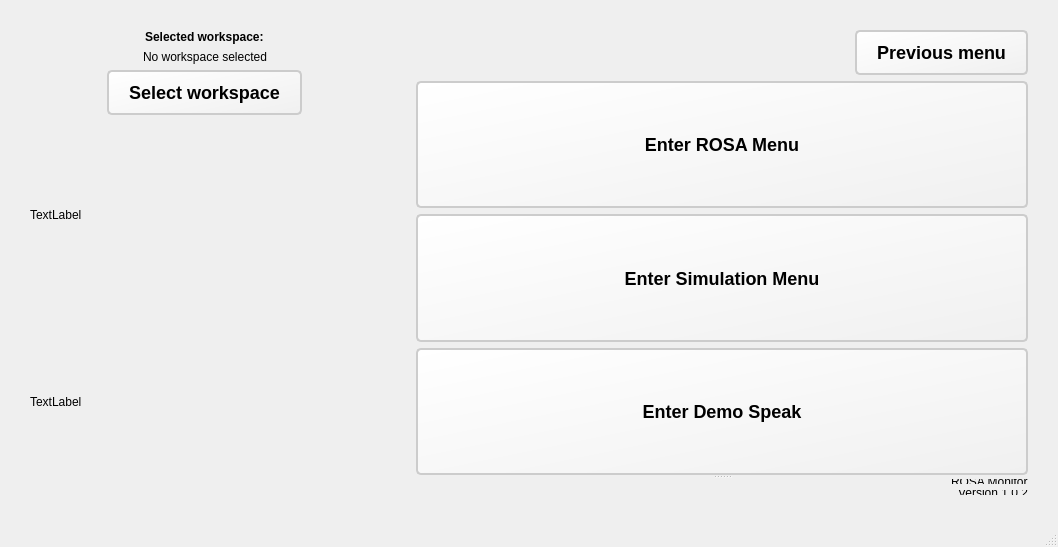
<?xml version="1.0" encoding="UTF-8"?>
<ui version="4.0">
 <class>MainWindow</class>
 <widget class="QMainWindow" name="MainWindow">
  <property name="geometry">
   <rect>
    <x>0</x>
    <y>0</y>
    <width>1058</width>
    <height>547</height>
   </rect>
  </property>
  <property name="sizePolicy">
   <sizepolicy hsizetype="Minimum" vsizetype="Minimum">
    <horstretch>0</horstretch>
    <verstretch>0</verstretch>
   </sizepolicy>
  </property>
  <property name="windowTitle">
   <string>MainWindow</string>
  </property>
  <widget class="QWidget" name="centralwidget">
   <layout class="QHBoxLayout" name="horizontalLayout_3">
    <property name="leftMargin">
     <number>30</number>
    </property>
    <property name="topMargin">
     <number>30</number>
    </property>
    <property name="rightMargin">
     <number>30</number>
    </property>
    <property name="bottomMargin">
     <number>30</number>
    </property>
    <item>
     <layout class="QVBoxLayout" name="verticalLayout_3">
      <property name="rightMargin">
       <number>15</number>
      </property>
      <item alignment="Qt::AlignHCenter">
       <widget class="QLabel" name="label_3">
        <property name="sizePolicy">
         <sizepolicy hsizetype="Preferred" vsizetype="Maximum">
          <horstretch>0</horstretch>
          <verstretch>0</verstretch>
         </sizepolicy>
        </property>
        <property name="text">
         <string>&lt;html&gt;&lt;head/&gt;&lt;body&gt;&lt;p&gt;&lt;span style=&quot; font-weight:600;&quot;&gt;Selected workspace:&lt;/span&gt;&lt;/p&gt;&lt;/body&gt;&lt;/html&gt;</string>
        </property>
       </widget>
      </item>
      <item alignment="Qt::AlignHCenter">
       <widget class="QLabel" name="workspace_selected">
        <property name="sizePolicy">
         <sizepolicy hsizetype="Preferred" vsizetype="Maximum">
          <horstretch>0</horstretch>
          <verstretch>0</verstretch>
         </sizepolicy>
        </property>
        <property name="text">
         <string>No workspace selected</string>
        </property>
       </widget>
      </item>
      <item alignment="Qt::AlignHCenter">
       <widget class="QPushButton" name="select_workspace_button">
        <property name="sizePolicy">
         <sizepolicy hsizetype="Maximum" vsizetype="Maximum">
          <horstretch>0</horstretch>
          <verstretch>0</verstretch>
         </sizepolicy>
        </property>
        <property name="styleSheet">
         <string notr="true">QPushButton {
    font-family: &quot;Times New Roman&quot;;
    font-size: 18px;  /* Fuente más grande (18px) */
    font-weight: bold;
    border: 2px solid #ccc;  /* Borde gris claro */
    border-radius: 5px;  /* Bordes ligeramente redondeados */
    padding: 10px 20px;  /* Relleno alrededor del texto */
    background: qlineargradient(x1:0, y1:0, x2:1, y2:1, stop:0 white, stop:1 #f0f0f0);  /* Degradado de blanco a gris claro */
    color: black;  /* Texto negro */
}</string>
        </property>
        <property name="text">
         <string>Select workspace</string>
        </property>
       </widget>
      </item>
      <item>
       <layout class="QVBoxLayout" name="verticalLayout_5">
        <property name="spacing">
         <number>0</number>
        </property>
        <property name="sizeConstraint">
         <enum>QLayout::SetMaximumSize</enum>
        </property>
        <item>
         <widget class="QLabel" name="imgETSIDI">
          <property name="sizePolicy">
           <sizepolicy hsizetype="Ignored" vsizetype="Ignored">
            <horstretch>0</horstretch>
            <verstretch>0</verstretch>
           </sizepolicy>
          </property>
          <property name="maximumSize">
           <size>
            <width>350</width>
            <height>350</height>
           </size>
          </property>
          <property name="text">
           <string>TextLabel</string>
          </property>
         </widget>
        </item>
        <item>
         <widget class="QLabel" name="imgUPM">
          <property name="sizePolicy">
           <sizepolicy hsizetype="Ignored" vsizetype="Ignored">
            <horstretch>0</horstretch>
            <verstretch>0</verstretch>
           </sizepolicy>
          </property>
          <property name="maximumSize">
           <size>
            <width>350</width>
            <height>350</height>
           </size>
          </property>
          <property name="text">
           <string>TextLabel</string>
          </property>
         </widget>
        </item>
       </layout>
      </item>
     </layout>
    </item>
    <item>
     <layout class="QVBoxLayout" name="verticalLayout_4">
      <property name="leftMargin">
       <number>15</number>
      </property>
      <item>
       <layout class="QHBoxLayout" name="horizontalLayout_2">
        <item>
         <spacer name="horizontalSpacer">
          <property name="orientation">
           <enum>Qt::Horizontal</enum>
          </property>
          <property name="sizeType">
           <enum>QSizePolicy::Preferred</enum>
          </property>
          <property name="sizeHint" stdset="0">
           <size>
            <width>40</width>
            <height>20</height>
           </size>
          </property>
         </spacer>
        </item>
        <item alignment="Qt::AlignRight">
         <widget class="QPushButton" name="previousMenuButton">
          <property name="sizePolicy">
           <sizepolicy hsizetype="Maximum" vsizetype="Fixed">
            <horstretch>0</horstretch>
            <verstretch>0</verstretch>
           </sizepolicy>
          </property>
          <property name="contextMenuPolicy">
           <enum>Qt::NoContextMenu</enum>
          </property>
          <property name="styleSheet">
           <string notr="true">QPushButton {
    font-family: &quot;Times New Roman&quot;;
    font-size: 18px;  /* Fuente más grande (18px) */
    font-weight: bold;
    border: 2px solid #ccc;  /* Borde gris claro */
    border-radius: 5px;  /* Bordes ligeramente redondeados */
    padding: 10px 20px;  /* Relleno alrededor del texto */
    background: qlineargradient(x1:0, y1:0, x2:1, y2:1, stop:0 white, stop:1 #f0f0f0);  /* Degradado de blanco a gris claro */
    color: black;  /* Texto negro */
}

QPushButton:checked {
    border-color: green;  /* Borde verde cuando esté marcado */
    background-color: lightgreen;  /* Fondo verde claro cuando esté marcado */
}
</string>
          </property>
          <property name="text">
           <string>Previous menu</string>
          </property>
         </widget>
        </item>
       </layout>
      </item>
      <item>
       <widget class="QSplitter" name="splitter">
        <property name="orientation">
         <enum>Qt::Vertical</enum>
        </property>
        <widget class="QWidget" name="layoutWidget_3">
         <layout class="QVBoxLayout" name="verticalLayout">
          <item>
           <widget class="QPushButton" name="RosaButton">
            <property name="sizePolicy">
             <sizepolicy hsizetype="Preferred" vsizetype="Preferred">
              <horstretch>0</horstretch>
              <verstretch>0</verstretch>
             </sizepolicy>
            </property>
            <property name="styleSheet">
             <string notr="true">QPushButton {
    font-family: &quot;Times New Roman&quot;;
    font-size: 18px;  /* Fuente más grande (18px) */
    font-weight: bold;
    border: 2px solid #ccc;  /* Borde gris claro */
    border-radius: 5px;  /* Bordes ligeramente redondeados */
    padding: 10px 20px;  /* Relleno alrededor del texto */
    background: qlineargradient(x1:0, y1:0, x2:1, y2:1, stop:0 white, stop:1 #f0f0f0);  /* Degradado de blanco a gris claro */
    color: black;  /* Texto negro */
}

QPushButton:checked {
    border-color: green;  /* Borde verde cuando esté marcado */
    background-color: lightgreen;  /* Fondo verde claro cuando esté marcado */
}
</string>
            </property>
            <property name="text">
             <string>Enter ROSA Menu</string>
            </property>
            <property name="checkable">
             <bool>true</bool>
            </property>
           </widget>
          </item>
          <item>
           <widget class="QPushButton" name="EnterSimButton">
            <property name="sizePolicy">
             <sizepolicy hsizetype="Preferred" vsizetype="Preferred">
              <horstretch>0</horstretch>
              <verstretch>0</verstretch>
             </sizepolicy>
            </property>
            <property name="autoFillBackground">
             <bool>false</bool>
            </property>
            <property name="styleSheet">
             <string notr="true">QPushButton {
    font-family: &quot;Times New Roman&quot;;
    font-size: 18px;  /* Fuente más grande (18px) */
    font-weight: bold;
    border: 2px solid #ccc;  /* Borde gris claro */
    border-radius: 5px;  /* Bordes ligeramente redondeados */
    padding: 10px 20px;  /* Relleno alrededor del texto */
    background: qlineargradient(x1:0, y1:0, x2:1, y2:1, stop:0 white, stop:1 #f0f0f0);  /* Degradado de blanco a gris claro */
    color: black;  /* Texto negro */
}

QPushButton:checked {
    border-color: green;  /* Borde verde cuando esté marcado */
    background-color: lightgreen;  /* Fondo verde claro cuando esté marcado */
}
</string>
            </property>
            <property name="text">
             <string>Enter Simulation Menu</string>
            </property>
            <property name="checkable">
             <bool>true</bool>
            </property>
           </widget>
          </item>
          <item>
           <widget class="QPushButton" name="DemoButton">
            <property name="sizePolicy">
             <sizepolicy hsizetype="Preferred" vsizetype="Preferred">
              <horstretch>0</horstretch>
              <verstretch>0</verstretch>
             </sizepolicy>
            </property>
            <property name="styleSheet">
             <string notr="true">QPushButton {
    font-family: &quot;Times New Roman&quot;;
    font-size: 18px;  /* Fuente más grande (18px) */
    font-weight: bold;
    border: 2px solid #ccc;  /* Borde gris claro */
    border-radius: 5px;  /* Bordes ligeramente redondeados */
    padding: 10px 20px;  /* Relleno alrededor del texto */
    background: qlineargradient(x1:0, y1:0, x2:1, y2:1, stop:0 white, stop:1 #f0f0f0);  /* Degradado de blanco a gris claro */
    color: black;  /* Texto negro */
}

QPushButton:checked {
    border-color: green;  /* Borde verde cuando esté marcado */
    background-color: lightgreen;  /* Fondo verde claro cuando esté marcado */
}
</string>
            </property>
            <property name="text">
             <string>Enter Demo Speak</string>
            </property>
            <property name="checkable">
             <bool>true</bool>
            </property>
           </widget>
          </item>
         </layout>
        </widget>
        <widget class="QWidget" name="layoutWidget_4">
         <layout class="QVBoxLayout" name="verticalLayout_2">
          <item alignment="Qt::AlignRight">
           <widget class="QLabel" name="label_2">
            <property name="sizePolicy">
             <sizepolicy hsizetype="Preferred" vsizetype="Ignored">
              <horstretch>0</horstretch>
              <verstretch>0</verstretch>
             </sizepolicy>
            </property>
            <property name="text">
             <string>ROSA Monitor</string>
            </property>
           </widget>
          </item>
          <item alignment="Qt::AlignRight">
           <widget class="QLabel" name="label">
            <property name="sizePolicy">
             <sizepolicy hsizetype="Preferred" vsizetype="Ignored">
              <horstretch>0</horstretch>
              <verstretch>0</verstretch>
             </sizepolicy>
            </property>
            <property name="text">
             <string>Version 1.0.2</string>
            </property>
           </widget>
          </item>
         </layout>
        </widget>
       </widget>
      </item>
     </layout>
    </item>
   </layout>
  </widget>
  <widget class="QMenuBar" name="menubar">
   <property name="geometry">
    <rect>
     <x>0</x>
     <y>0</y>
     <width>1058</width>
     <height>22</height>
    </rect>
   </property>
  </widget>
  <widget class="QStatusBar" name="statusbar"/>
 </widget>
 <resources/>
 <connections/>
</ui>
